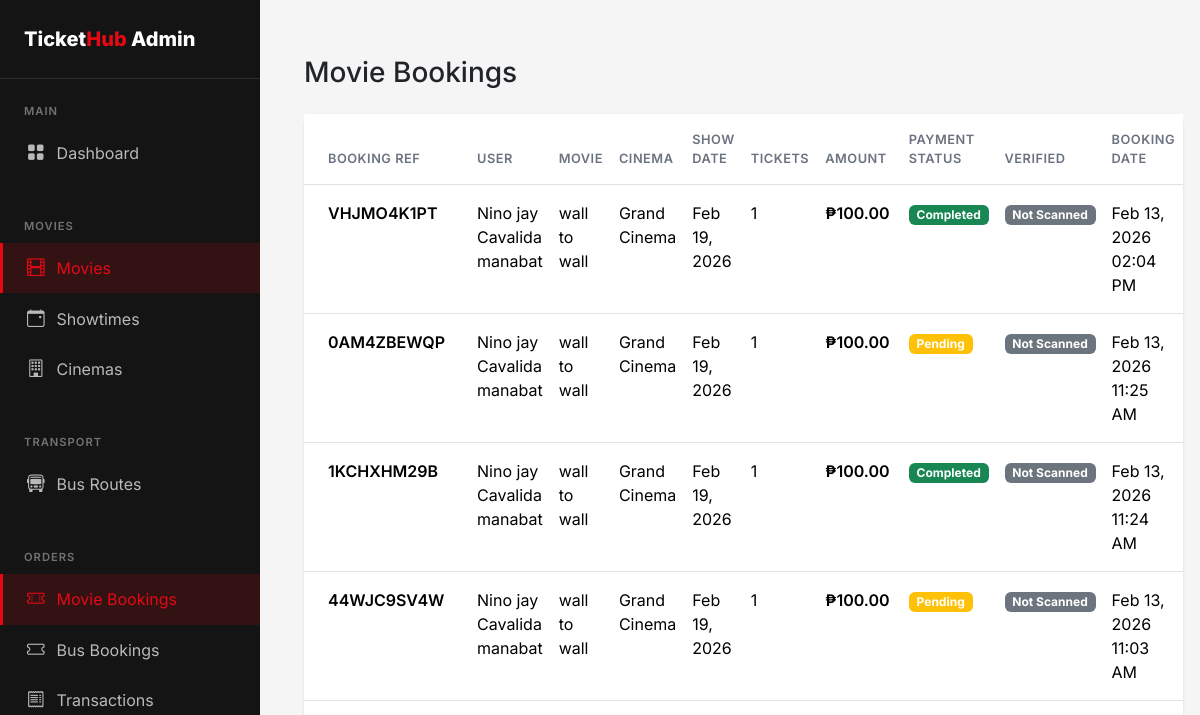
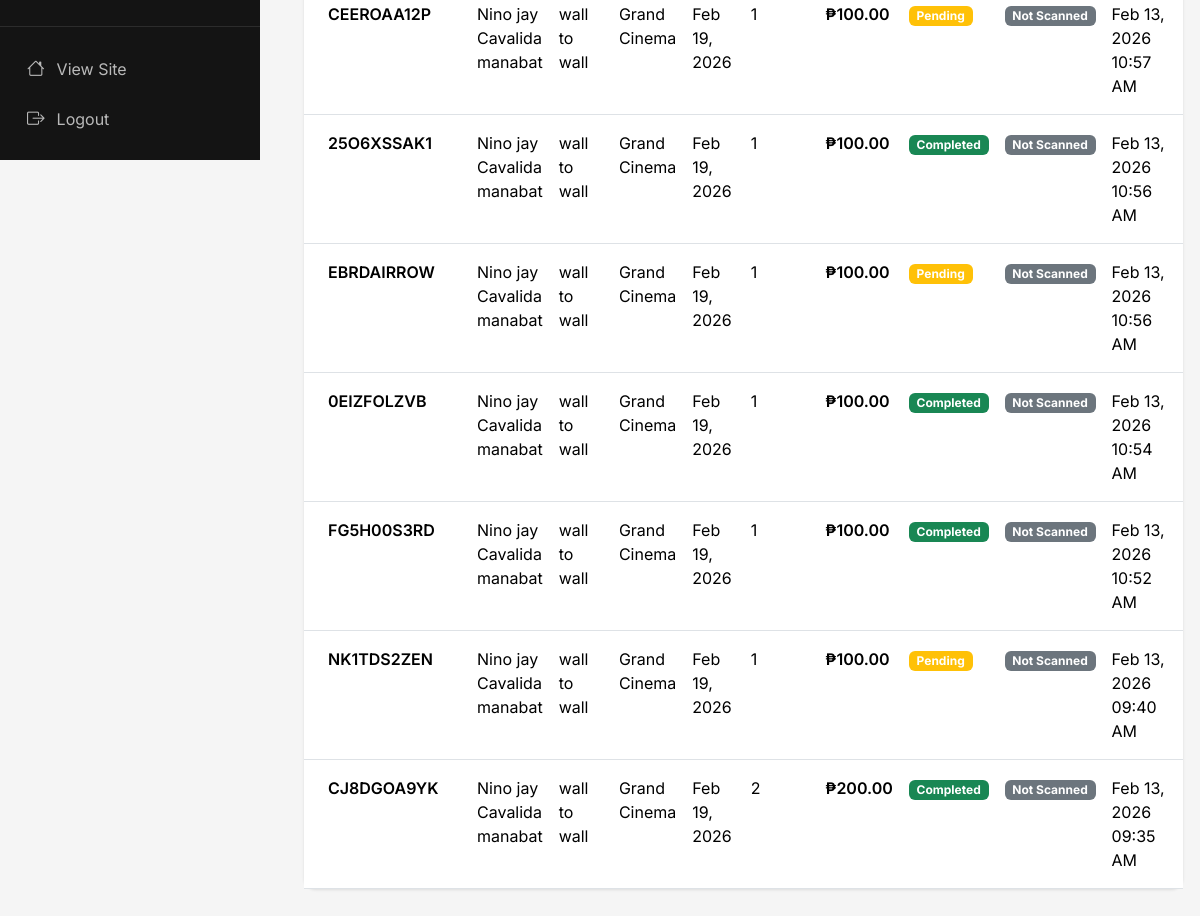
The page /admin/bookings/movies (signed in) on the database as committed earlier (2 pictures, top to bottom).
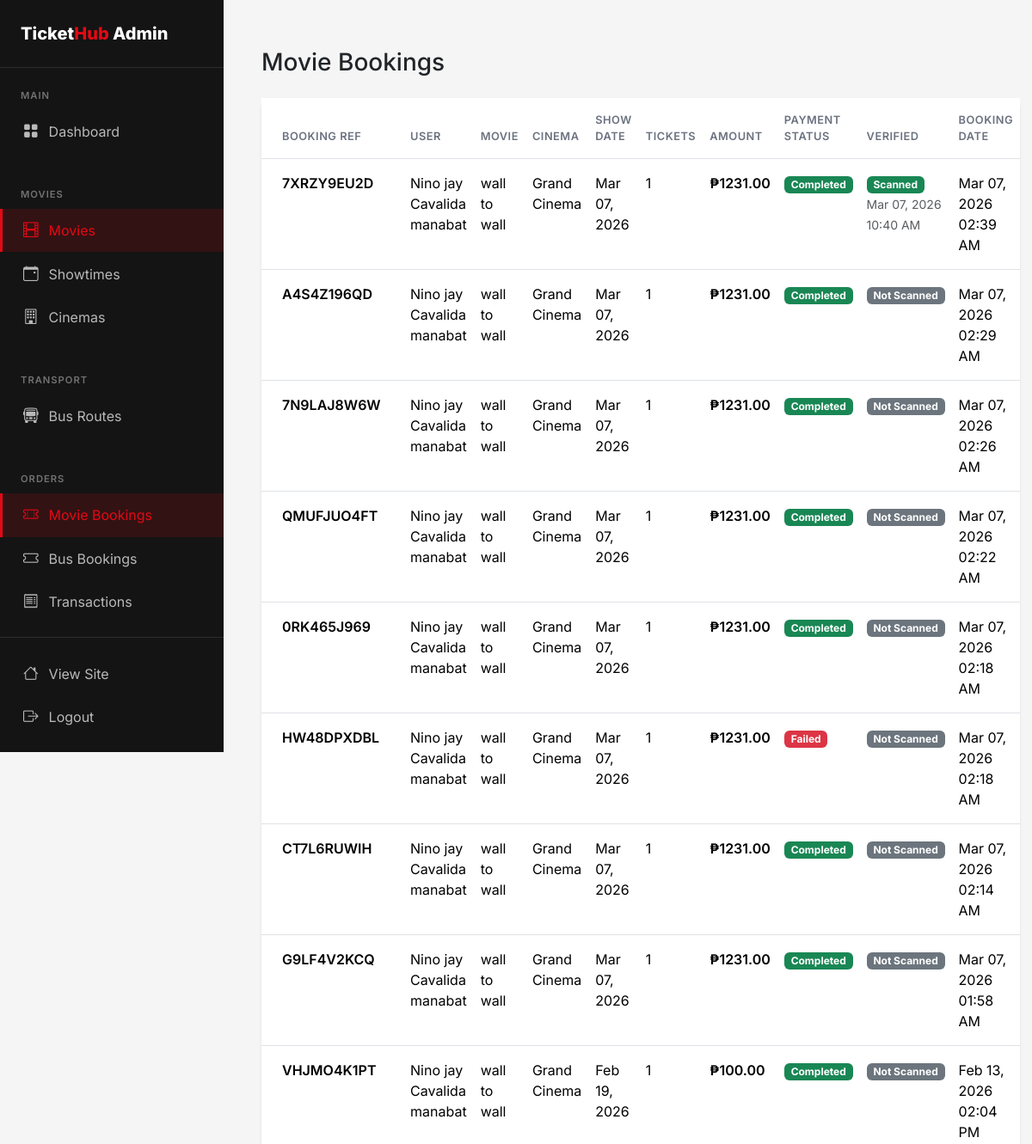
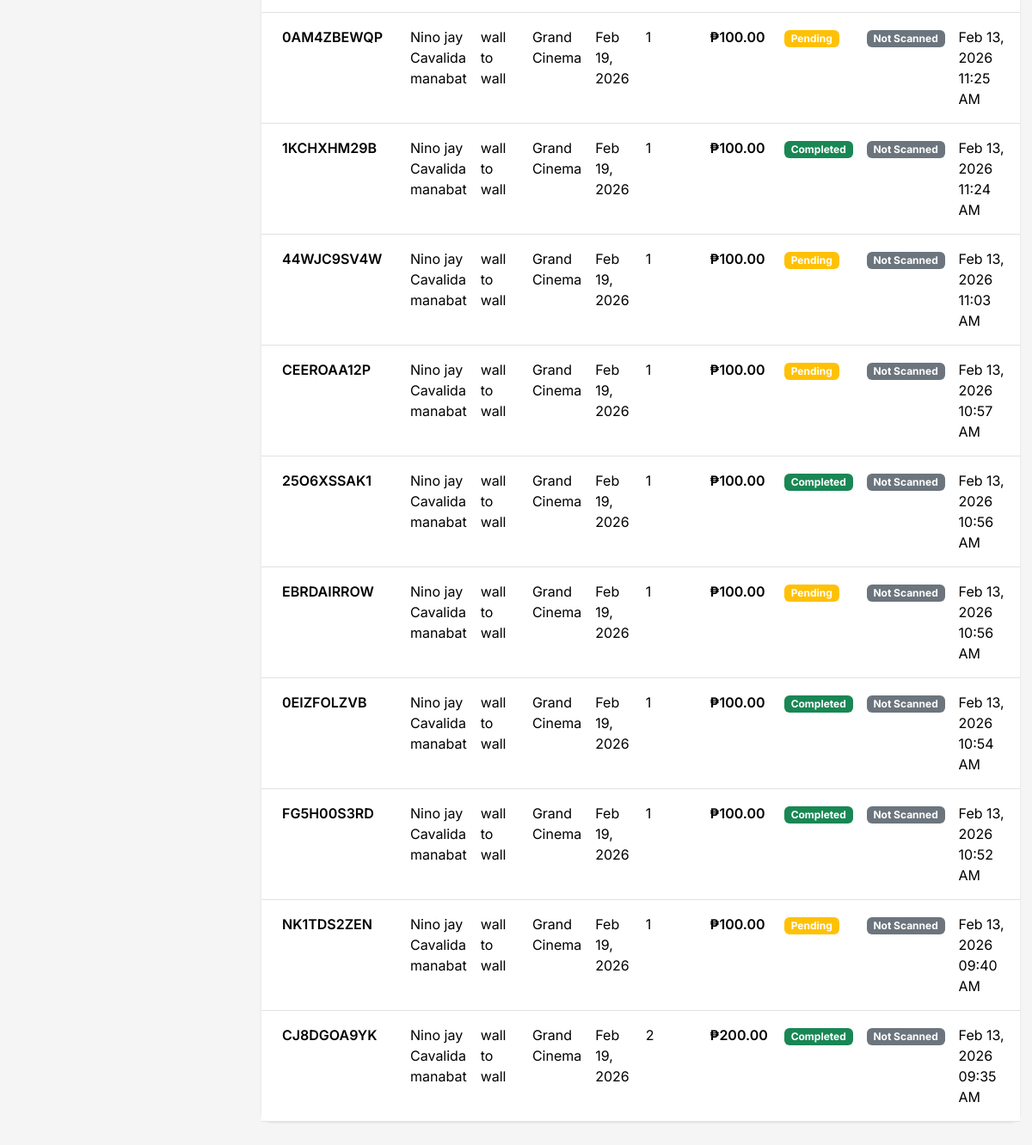
The same page on the database as committed later (2 pictures, top to bottom).
### flask_app/app.py (models this page shows, shortened)
class MovieBooking(db.Model):
    id = db.Column(db.Integer, primary_key=True)
    user_id = db.Column(db.Integer, db.ForeignKey('user.id'), nullable=False)
    showtime_id = db.Column(db.Integer, db.ForeignKey('showtime.id'), nullable=False)
    num_tickets = db.Column(db.Integer, nullable=False)
    seat_numbers = db.Column(db.String(200))
    total_amount = db.Column(db.Float, nullable=False)
    payment_status = db.Column(db.String(20), default='pending')  # pending, completed, failed, refunded
    payment_method = db.Column(db.String(20))     # 'card', 'gcash', 'paymaya', 'paypal'
    payment_reference = db.Column(db.String(255)) # PayMongo source/payment id
    booking_reference = db.Column(db.String(20), unique=True)
    is_verified = db.Column(db.Boolean, default=False, nullable=False)
    verified_at = db.Column(db.DateTime, nullable=True)
    created_at = db.Column(db.DateTime, default=datetime.utcnow)

class User(UserMixin, db.Model):
    id = db.Column(db.Integer, primary_key=True)
    email = db.Column(db.String(120), unique=True, nullable=False)
    password_hash = db.Column(db.String(256), nullable=False)
    name = db.Column(db.String(100), nullable=False)
    phone = db.Column(db.String(20))
    is_admin = db.Column(db.Boolean, default=False)
    created_at = db.Column(db.DateTime, default=datetime.utcnow)
    movie_bookings = db.relationship('MovieBooking', backref='user', lazy=True)
    bus_bookings = db.relationship('BusBooking', backref='user', lazy=True)

class Movie(db.Model):
    id = db.Column(db.Integer, primary_key=True)
    title = db.Column(db.String(200), nullable=False)
    description = db.Column(db.Text)
    genre = db.Column(db.String(100))
    duration = db.Column(db.Integer)  # in minutes
    rating = db.Column(db.String(10))  # PG, PG-13, R, etc.
    poster_image = db.Column(db.String(255))
    trailer_url = db.Column(db.String(255))
    release_date = db.Column(db.Date)
    is_active = db.Column(db.Boolean, default=True)
    created_at = db.Column(db.DateTime, default=datetime.utcnow)
    showtimes = db.relationship('Showtime', backref='movie', lazy=True, cascade='all, delete-orphan')

class Cinema(db.Model):
    id = db.Column(db.Integer, primary_key=True)
    name = db.Column(db.String(100), nullable=False)
    location = db.Column(db.String(200))
    total_seats = db.Column(db.Integer, default=100)
    showtimes = db.relationship('Showtime', backref='cinema', lazy=True)

class Showtime(db.Model):
    id = db.Column(db.Integer, primary_key=True)
    movie_id = db.Column(db.Integer, db.ForeignKey('movie.id'), nullable=False)
    cinema_id = db.Column(db.Integer, db.ForeignKey('cinema.id'), nullable=False)
    show_date = db.Column(db.Date, nullable=False)
    show_time = db.Column(db.Time, nullable=False)
    price = db.Column(db.Float, nullable=False)
    available_seats = db.Column(db.Integer)
    bookings = db.relationship('MovieBooking', backref='showtime', lazy=True)

### flask_app/app.py (the view)
@app.route('/admin/bookings/movies')
@login_required
@admin_required
def admin_movie_bookings():
    bookings = MovieBooking.query.order_by(MovieBooking.created_at.desc()).all()
    return render_template('admin/bookings/movies.html', bookings=bookings)

### flask_app/app.py (called while the page is built)
@login_manager.user_loader
def load_user(user_id):
    return User.query.get(int(user_id))

def admin_required(f):
    @wraps(f)
    def decorated_function(*args, **kwargs):
        if not current_user.is_authenticated or not current_user.is_admin:
            flash('You need admin access for this action.', 'error')
            return redirect(url_for('index'))
        return f(*args, **kwargs)
    return decorated_function

### flask_app/templates/admin/bookings/movies.html (shortened to what this page needs)
{% extends 'admin/base.html' %}
{% block admin_content %}
<div class="container-fluid py-4">
    <div class="row mb-4">
        <div class="col-12">
            <h1 class="h3 mb-0">Movie Bookings</h1>
        </div>
    </div>
    {% if bookings %}
    <div class="card">
        <div class="table-responsive">
            <table class="table table-hover mb-0">
                <thead class="bg-light">
                    <tr>
                        <th class="px-4 py-3">Booking Ref</th>
                        <th class="py-3">User</th>
                        <th class="py-3">Movie</th>
                        <th class="py-3">Cinema</th>
                        <th class="py-3">Show Date</th>
                        <th class="py-3">Tickets</th>
                        <th class="py-3">Amount</th>
                        <th class="py-3">Payment Status</th>
                        <th class="py-3">Verified</th>
                        <th class="py-3">Booking Date</th>
                    </tr>
                </thead>
                <tbody>
                    {% for booking in bookings %}
                    <tr>
                        <td class="px-4 py-3">
                            <span class="fw-semibold">{{ booking.booking_reference }}</span>
                        </td>
                        <td class="py-3">{{ booking.user.name }}</td>
                        <td class="py-3">{{ booking.showtime.movie.title }}</td>
                        <td class="py-3">{{ booking.showtime.cinema.name }}</td>
                        <td class="py-3">{{ booking.showtime.show_date.strftime('%b %d, %Y') }}</td>
                        <td class="py-3">{{ booking.num_tickets }}</td>
                        <td class="py-3 fw-semibold">₱{{ "%.2f"|format(booking.total_amount) }}</td>
                        <td class="py-3">
                            {% if booking.payment_status in ['completed', 'paid'] %}
                                    <span class="badge bg-success">Completed</span>
                                {% elif booking.payment_status == 'pending' %}
                                    <span class="badge bg-warning">Pending</span>
                                {% else %}
                                    <span class="badge bg-danger">Failed</span>
                                {% endif %}
                        </td>
                        <td class="py-3">
                            {% if booking.is_verified %}
                                <span class="badge bg-success">Scanned</span>
                                <div><small class="text-muted">{{ booking.verified_at.strftime('%b %d, %Y %I:%M %p') if booking.verified_at else '' }}</small></div>
                            {% else %}
                                <span class="badge bg-secondary">Not Scanned</span>
                            {% endif %}
                        </td>
                        <td class="py-3">{{ booking.created_at.strftime('%b %d, %Y %I:%M %p') }}</td>
                    </tr>
                    {% endfor %}
                </tbody>
            </table>
        </div>
    </div>
    {% else %}
    <div class="alert alert-info text-center py-5">
        <i class="bi bi-info-circle me-2"></i>
        <strong>No movie bookings found</strong>
    </div>
    {% endif %}
</div>
{% endblock %}

### flask_app/templates/admin/base.html (shortened to what this page needs)
<!DOCTYPE html>
<html lang="en">
<head>
    <link href="https://cdn.jsdelivr.net/npm/bootstrap@5.3.2/dist/css/bootstrap.min.css" rel="stylesheet">
    <link href="https://cdn.jsdelivr.net/npm/bootstrap-icons@1.11.1/font/bootstrap-icons.css" rel="stylesheet">
</head>
<body>
    <div class="d-flex">
        <aside class="admin-sidebar">
            <div class="brand">
                <a href="{{ url_for('admin_dashboard') }}">Ticket<span>Hub</span> Admin</a>
            </div>
            <nav class="nav-section">
                <div class="nav-section-title">Main</div>
                <a href="{{ url_for('admin_dashboard') }}" class="nav-link {{ 'active' if request.endpoint == 'admin_dashboard' }}">
                    <i class="bi bi-grid-fill"></i> Dashboard
                </a>
            </nav>
            <nav class="nav-section">
                <div class="nav-section-title">Movies</div>
                <a href="{{ url_for('admin_movies') }}" class="nav-link {{ 'active' if 'admin_movie' in request.endpoint }}">
                    <i class="bi bi-film"></i> Movies
                </a>
                <a href="{{ url_for('admin_showtimes') }}" class="nav-link {{ 'active' if 'admin_showtime' in request.endpoint }}">
                    <i class="bi bi-calendar-event"></i> Showtimes
                </a>
                <a href="{{ url_for('admin_cinemas') }}" class="nav-link {{ 'active' if 'admin_cinema' in request.endpoint }}">
                    <i class="bi bi-building"></i> Cinemas
                </a>
            </nav>
            <nav class="nav-section">
                <div class="nav-section-title">Transport</div>
                <a href="{{ url_for('admin_bus_routes') }}" class="nav-link {{ 'active' if 'admin_bus' in request.endpoint }}">
                    <i class="bi bi-bus-front"></i> Bus Routes
                </a>
            </nav>
            <nav class="nav-section">
                <div class="nav-section-title">Orders</div>
                <a href="{{ url_for('admin_movie_bookings') }}" class="nav-link {{ 'active' if request.endpoint == 'admin_movie_bookings' }}">
                    <i class="bi bi-ticket-perforated"></i> Movie Bookings
                </a>
                <a href="{{ url_for('admin_bus_bookings') }}" class="nav-link {{ 'active' if request.endpoint == 'admin_bus_bookings' }}">
                    <i class="bi bi-ticket"></i> Bus Bookings
                </a>
                <a href="{{ url_for('admin_transactions') }}" class="nav-link {{ 'active' if request.endpoint == 'admin_transactions' }}">
                    <i class="bi bi-receipt"></i> Transactions
                </a>
            </nav>
            <nav class="nav-section mt-auto" style="border-top: 1px solid rgba(255,255,255,0.1); padding-top: 1rem;">
                <a href="{{ url_for('index') }}" class="nav-link">
                    <i class="bi bi-house"></i> View Site
                </a>
                <a href="{{ url_for('logout') }}" class="nav-link">
                    <i class="bi bi-box-arrow-right"></i> Logout
                </a>
            </nav>
        </aside>
        <main class="admin-main flex-grow-1">
            {% block admin_content %}{% endblock %}
        </main>
    </div>
</body>
</html>

### flask_app/templates/admin/base.html (style rules this page uses)
:root { --primary: #E50914; --primary-dark: #B20710; --secondary: #0A84FF; --dark: #141414; --dark-lighter: #1F1F1F; --gray-100: #F5F5F5; --gray-200: #E5E5E5; --gray-600: #6B7280; --success: #22C55E; }
body { font-family: 'Inter', sans-serif; background: var(--gray-100); }
.admin-sidebar { background: var(--dark); min-height: 100vh; position: fixed; width: 260px; padding-top: 0; }
.admin-sidebar .brand { padding: 1.5rem; border-bottom: 1px solid rgba(255,255,255,0.1); }
.admin-sidebar .brand a { color: #fff; text-decoration: none; font-weight: 800; font-size: 1.25rem; }
.admin-sidebar .brand span { color: var(--primary); }
.admin-sidebar .nav-section { padding: 1rem 0; }
.admin-sidebar .nav-section-title { color: rgba(255,255,255,0.4); font-size: 0.7rem; font-weight: 600; text-transform: uppercase; letter-spacing: 1px; padding: 0.5rem 1.5rem; }
.admin-sidebar .nav-link { color: rgba(255,255,255,0.7) !important; padding: 0.75rem 1.5rem !important; display: flex; align-items: center; gap: 0.75rem; transition: all 0.2s ease; border-left: 3px solid transparent; }
.admin-sidebar .nav-link.active { background: rgba(229, 9, 20, 0.15); color: var(--primary) !important; border-left-color: var(--primary); }
.admin-sidebar .nav-link i { font-size: 1.1rem; }
.admin-main { margin-left: 260px; padding: 2rem; min-height: 100vh; }
.card { border: none; border-radius: 12px; box-shadow: 0 1px 3px rgba(0,0,0,0.1); }
.table th { font-weight: 600; font-size: 0.8rem; text-transform: uppercase; letter-spacing: 0.5px; color: var(--gray-600); }

Rows that differ between the two databases and show on the page:
added MovieBooking: booking_reference "7XRZY9EU2D", user.name "Nino jay Cavalida manabat", showtime.movie "wall to wall", showtime.cinema.name "Grand Cinema", showtime.show_date "Mar 07, 2026", num_tickets "1", total_amount "1231.00", payment_status "Completed", verified_at "Mar 07, 2026 10:40 AM", created_at "Mar 07, 2026 02:39 AM"
added MovieBooking: booking_reference "A4S4Z196QD", user.name "Nino jay Cavalida manabat", showtime.movie "wall to wall", showtime.cinema.name "Grand Cinema", showtime.show_date "Mar 07, 2026", num_tickets "1", total_amount "1231.00", payment_status "Completed", is_verified "Not Scanned", created_at "Mar 07, 2026 02:29 AM"
added MovieBooking: booking_reference "7N9LAJ8W6W", user.name "Nino jay Cavalida manabat", showtime.movie "wall to wall", showtime.cinema.name "Grand Cinema", showtime.show_date "Mar 07, 2026", num_tickets "1", total_amount "1231.00", payment_status "Completed", is_verified "Not Scanned", created_at "Mar 07, 2026 02:26 AM"
added MovieBooking: booking_reference "QMUFJUO4FT", user.name "Nino jay Cavalida manabat", showtime.movie "wall to wall", showtime.cinema.name "Grand Cinema", showtime.show_date "Mar 07, 2026", num_tickets "1", total_amount "1231.00", payment_status "Completed", is_verified "Not Scanned", created_at "Mar 07, 2026 02:22 AM"
added MovieBooking: booking_reference "0RK465J969", user.name "Nino jay Cavalida manabat", showtime.movie "wall to wall", showtime.cinema.name "Grand Cinema", showtime.show_date "Mar 07, 2026", num_tickets "1", total_amount "1231.00", payment_status "Completed", is_verified "Not Scanned", created_at "Mar 07, 2026 02:18 AM"
added MovieBooking: booking_reference "HW48DPXDBL", user.name "Nino jay Cavalida manabat", showtime.movie "wall to wall", showtime.cinema.name "Grand Cinema", showtime.show_date "Mar 07, 2026", num_tickets "1", total_amount "1231.00", payment_status "Failed", is_verified "Not Scanned", created_at "Mar 07, 2026 02:18 AM"
added MovieBooking: booking_reference "CT7L6RUWIH", user.name "Nino jay Cavalida manabat", showtime.movie "wall to wall", showtime.cinema.name "Grand Cinema", showtime.show_date "Mar 07, 2026", num_tickets "1", total_amount "1231.00", payment_status "Completed", is_verified "Not Scanned", created_at "Mar 07, 2026 02:14 AM"
added MovieBooking: booking_reference "G9LF4V2KCQ", user.name "Nino jay Cavalida manabat", showtime.movie "wall to wall", showtime.cinema.name "Grand Cinema", showtime.show_date "Mar 07, 2026", num_tickets "1", total_amount "1231.00", payment_status "Completed", is_verified "Not Scanned", created_at "Mar 07, 2026 01:58 AM"
